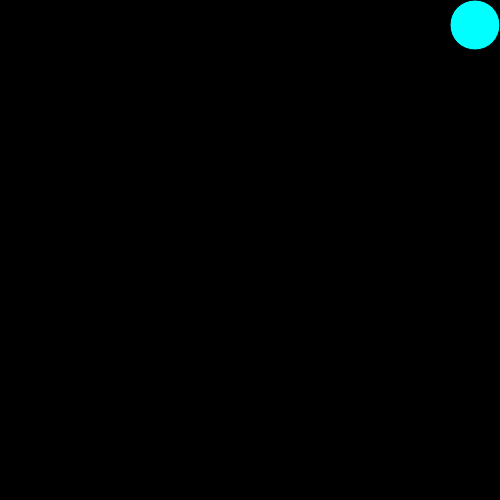
Frame 1 (no input)
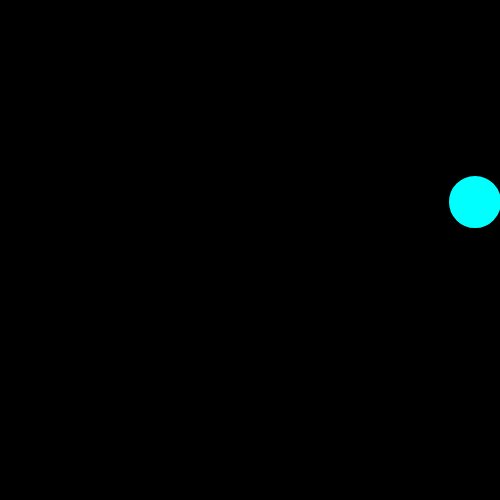
Frame 60 (no input)
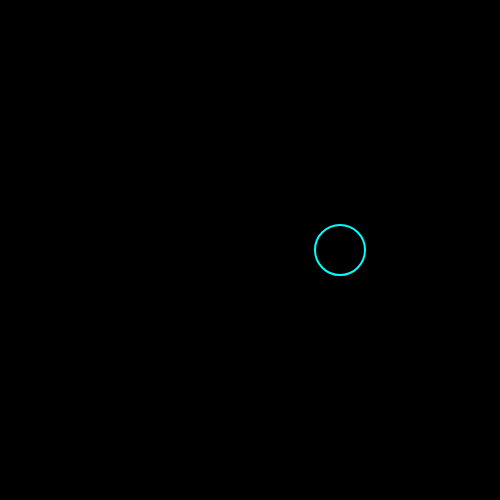
Frame 120 (the mouse pressed at the canvas centre since frame 60)

The p5.js sketch that drew these frames (run headless with seeded random() and noise() and a simulated clock; from frame 60 on, the mouse is pressed at the canvas centre):

// p5.js sketch
// ── sketch.js
var st=0;

var x;
var y;
var d=50;

var r=0;
var g=255;
var b=255;

var v=3;

var q=20;
var s;

var pieno=true;

function setup(){
  createCanvas (500,500);

  x=width-d/2;
  y=0+d/2;

  s=width/q;
}

function draw(){ 
  background (0);

  if (pieno){
    fill (r,g,b);
  }
  else  {
    noFill ();
  }

  ellipse (x,y, d);

  if (st==0){
    y+=v

    if (y>=height/2){
      st=1
    }
  }

  if (st==1){
    x-=v

    if (x<=width/2){
      st=2
    }
  }

  if (st==2){
    y-=v

    if(y<=0+d/2){
      st=3;
    }
  }

  if (st==3){
    r+=v;
    g-=v;
    b-=v;

    if (r==255){
      st=0;
      r=0;
      b=255;
      g=255;
      x=width-d/2;
      y=0+d/2;
    }
  }

  stroke (r,g,b);
  strokeWeight (2);

  if (st==2 || st==3){
    for (var i=0; i<=q; i++){
      line (x,y, i*s,height);
    }
  }
}

function mousePressed (){
  pieno=!pieno;
}
